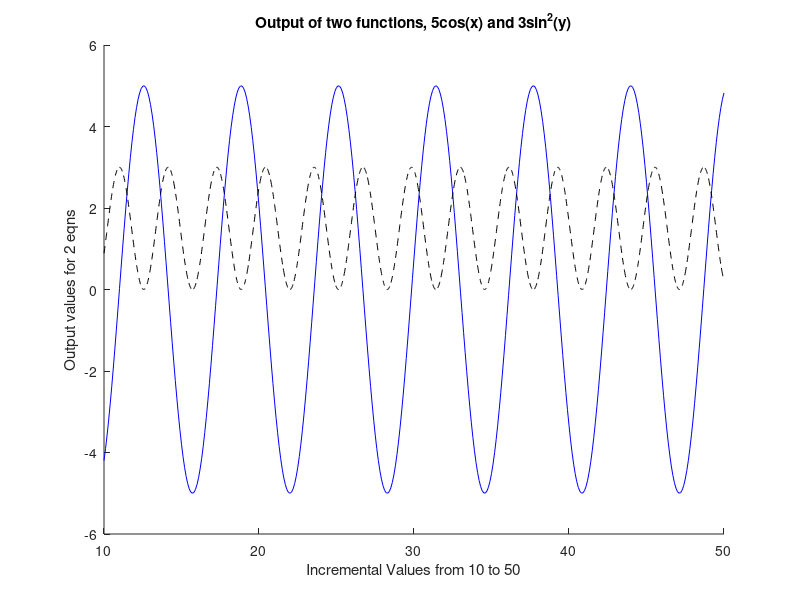

MATLAB code to generate this figure: (Note: this script raises an error after producing the figure.)
A = [1:3:7;2 5 8];
B = 10:0.1:50;
C = linspace(10,50,1900);
D = 5*cos(B);
E = 3*(sin(C)).^2;
hold on
plot(B,D,'b-')
plot(C,E,'k--')
xlabel('Incremental Values from 10 to 50');
ylabel('Output values for 2 eqns');
title('Output of two functions, 5cos(x) and 3sin^2(y)')
hold off
G = problem6(B);
figure
plot(B,G,'r')
set(gca, 'xdir','reverse');
xlabel('Incremental Values 10 to 50 (steps of 0.1)')
ylabel('Output from function in prob. 6')
title('Plot of the function in problem 6 from 10 to 50');

